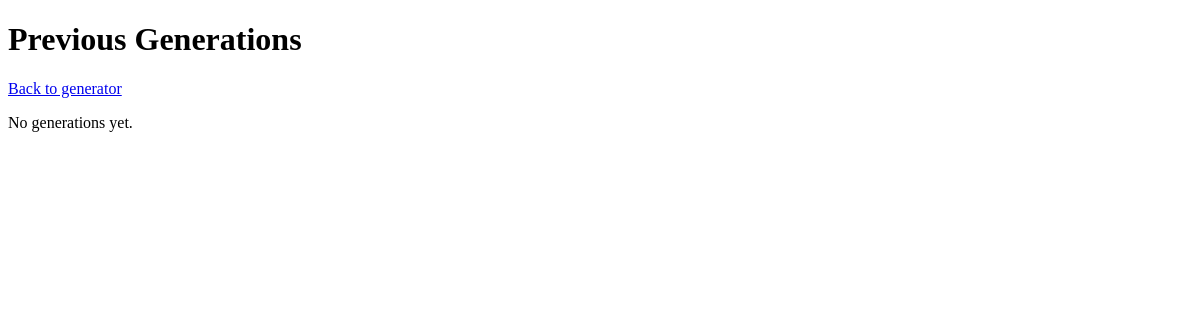
/gallery, run on an earlier commit of the app's database.
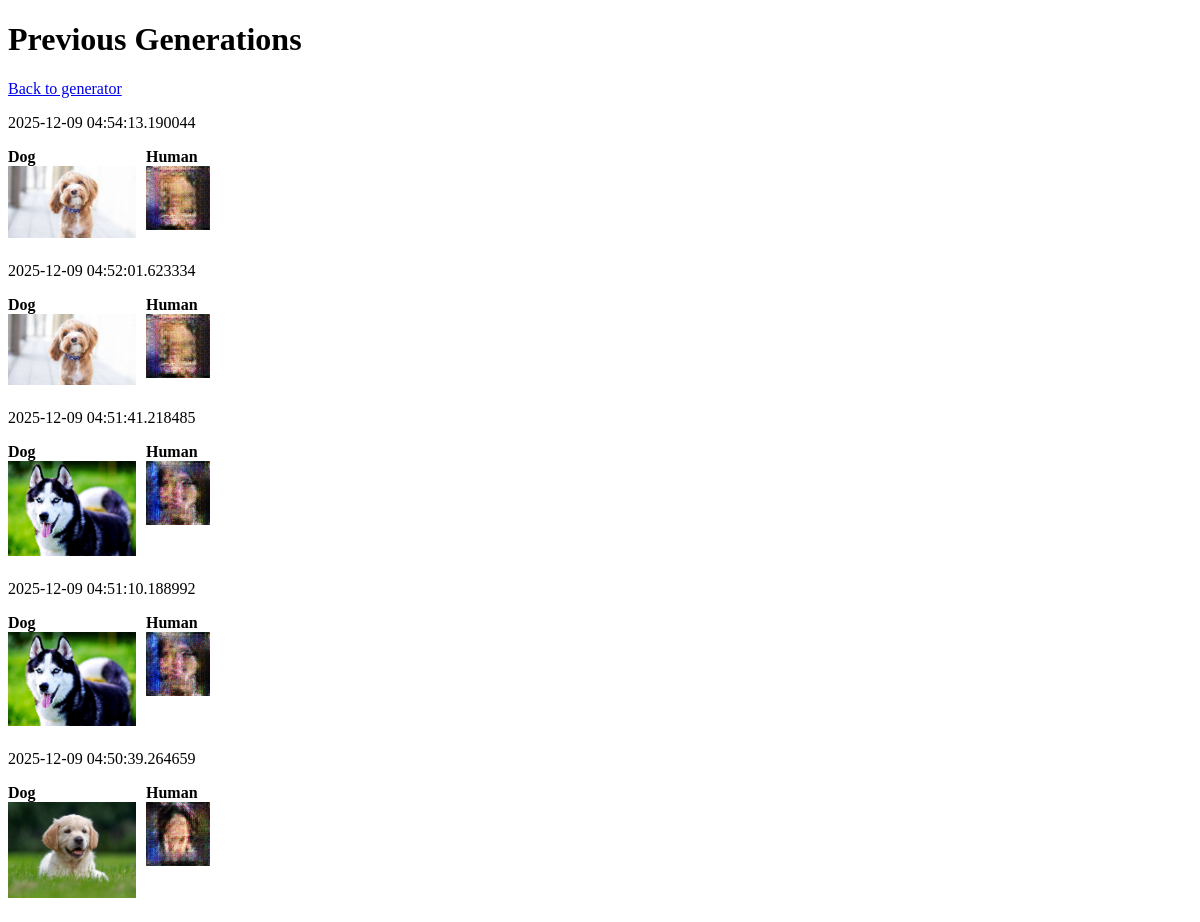
And on a later commit of the database.
### app/db_models.py (models this page shows)
class Generation(Base):
    __tablename__ = "generations"
    id = Column(Integer, primary_key=True, index=True)
    input_path = Column(String, nullable=False)
    output_path = Column(String, nullable=False)
    created_at = Column(DateTime, default=datetime.utcnow)

### app/main.py (the view)
@app.get("/gallery", response_class=HTMLResponse)
async def gallery(request: Request, db: Session = Depends(get_db)):
    items = db.query(Generation).order_by(Generation.created_at.desc()).all()
    return templates.TemplateResponse(
        "gallery.html",
        {"request": request, "items": items},
    )

### app/templates/gallery.html (shortened to what this page needs)
<!DOCTYPE html>
<html>
<head>
</head>
<body>
  <h1>Previous Generations</h1>
  <p><a href="/">Back to generator</a></p>
  {% for item in items %}
    <div style="margin-bottom: 20px;">
      <p>{{ item.created_at }}</p>
      <div style="display: flex; gap: 10px;">
        <div>
          <strong>Dog</strong><br>
          <img src="/{{ item.input_path }}" style="max-width: 128px;">
        </div>
        <div>
          <strong>Human</strong><br>
          <img src="/{{ item.output_path }}" style="max-width: 128px;">
        </div>
      </div>
    </div>
  {% else %}
    <p>No generations yet.</p>
  {% endfor %}
</body>
</html>

What changed in the data, as far as the page shows it:
added Generation: created_at "2025-12-09 04:54:13.190044"
added Generation: created_at "2025-12-09 04:52:01.623334"
added Generation: created_at "2025-12-09 04:51:41.218485"
added Generation: created_at "2025-12-09 04:51:10.188992"
added Generation: created_at "2025-12-09 04:50:39.264659", shows a picture
Also different on the page:
text no longer shown: "No generations yet."
